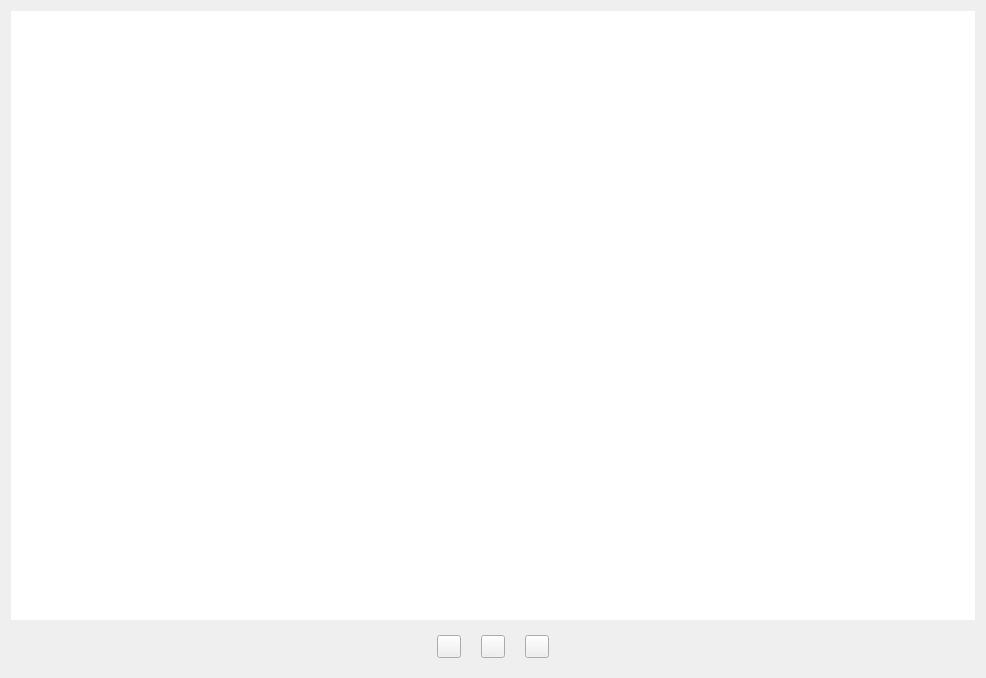
<?xml version="1.0" encoding="UTF-8"?>
<ui version="4.0">
 <class>ClockTreeView</class>
 <widget class="QWidget" name="ClockTreeView">
  <property name="geometry">
   <rect>
    <x>0</x>
    <y>0</y>
    <width>986</width>
    <height>678</height>
   </rect>
  </property>
  <property name="windowTitle">
   <string>ClockTreeView</string>
  </property>
  <layout class="QVBoxLayout" name="verticalLayout">
   <item>
    <widget class="GraphicsViewPanZoom" name="graphicsView">
     <property name="frameShape">
      <enum>QFrame::NoFrame</enum>
     </property>
    </widget>
   </item>
   <item>
    <widget class="QWidget" name="widget_2" native="true">
     <layout class="QHBoxLayout" name="horizontalLayout">
      <property name="spacing">
       <number>20</number>
      </property>
      <item>
       <spacer name="horizontalSpacer">
        <property name="orientation">
         <enum>Qt::Horizontal</enum>
        </property>
        <property name="sizeHint" stdset="0">
         <size>
          <width>463</width>
          <height>20</height>
         </size>
        </property>
       </spacer>
      </item>
      <item>
       <widget class="ToolButton" name="zoomInBtn">
        <property name="cursor">
         <cursorShape>ArrowCursor</cursorShape>
        </property>
        <property name="text">
         <string/>
        </property>
       </widget>
      </item>
      <item>
       <widget class="ToolButton" name="zoomResetBtn">
        <property name="text">
         <string/>
        </property>
       </widget>
      </item>
      <item>
       <widget class="ToolButton" name="zoomOutBtn">
        <property name="text">
         <string/>
        </property>
       </widget>
      </item>
      <item>
       <spacer name="horizontalSpacer_2">
        <property name="orientation">
         <enum>Qt::Horizontal</enum>
        </property>
        <property name="sizeHint" stdset="0">
         <size>
          <width>462</width>
          <height>20</height>
         </size>
        </property>
       </spacer>
      </item>
     </layout>
    </widget>
   </item>
  </layout>
 </widget>
 <customwidgets>
  <customwidget>
   <class>GraphicsViewPanZoom</class>
   <extends>QGraphicsView</extends>
   <header>widget.graphics_view_pan_zoom</header>
  </customwidget>
  <customwidget>
   <class>ToolButton</class>
   <extends>QToolButton</extends>
   <header location="global">qfluentwidgets</header>
  </customwidget>
 </customwidgets>
 <resources/>
 <connections/>
</ui>
